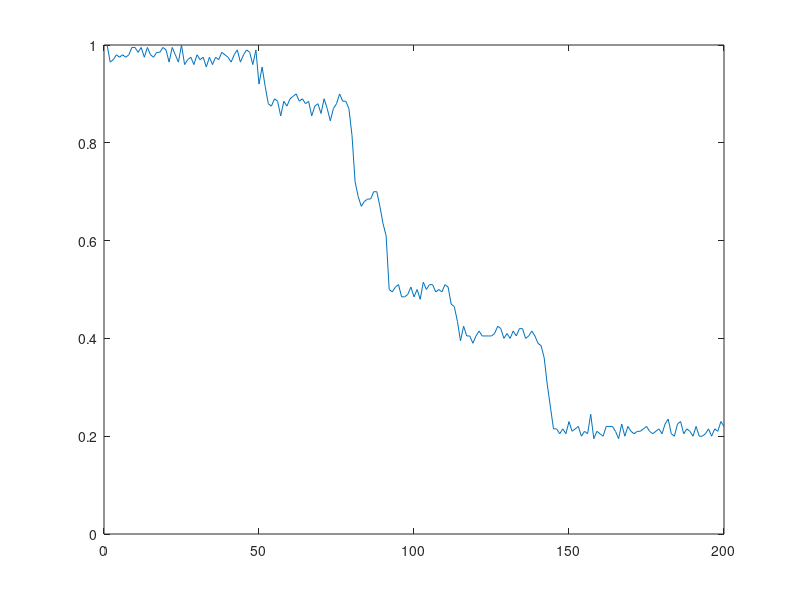

Here is the MATLAB script that generated this plot:
function a = evolution
    if (num_games ~= games_per_gene*number_of_genes)
        display('Error: Number of Games not equal to number of games encoded in genes.')
    end
    population = ones(population_size, num_games);
    t=1:generations;
    average_fitness=[];
    average_swervyness=[];
    for i=1:generations
        fitness=zeros(population_size,1);
        for j=1:population_size
            for k=1:j-1
                score=chicken(population(j,:),population(k,:));
                fitness(j)=fitness(j)+score(1);
                fitness(k)=fitness(k)+score(2);
            end
        end
        average_fitness=[average_fitness,sum(fitness)/population_size];
        average_swervyness=[average_swervyness,sum(sum(population))/(population_size*num_games)];
        ordered_fitness=sortrows([fitness,transpose(1:population_size)]);
        breeders = [];
        for j=1:breeding_size
            breeders=[breeders;population(ordered_fitness(j,2),:)];
        end
        population = next_generation(breeders);
    end
    plot(t, average_swervyness)
end

function score = chicken(player1, player2)
    score1 = 0;
    score2 = 0;
    i = 1;
    while(i <= num_games)
        if (player1(i)==swerve && player2(i)==drive)
            score1 = score1 - 1;
            score2 = score2 + 1;
        end
        if (player2(i)==swerve && player1(i)==drive)
            score2 = score2 - 1;
            score1 = score1 + 1;
        end
        if (player1(i)==drive && player2(i)==drive)
            score1 = score1 - 10;
            score2 = score2 - 10;
        end
        i = i + 1;
    end
    score=[score1,score2];
end

function population = next_generation(breeders)
   population = [];
   for i = 1:population_size
       parent1 = randi(10);
       if (parent1 == 1)
           parent2 = randi(9)+1;
       else
           parent2 = randi(parent1 - 1);
       end
       population = [population; make_child(breeders(parent1,:),breeders(parent2,:))];
   end
end

function child = make_child(parent1, parent2)
    child = [];
    for i = 1:number_of_genes
        gene_selection = randi(2);
        is_mutated = rand;
        gene=[];
        if (gene_selection == 1)
            gene=[gene, parent1(games_per_gene*(i-1)+1:games_per_gene*i)];
        else
            gene=[gene, parent2(games_per_gene*(i-1)+1:games_per_gene*i)];
        end
        if (is_mutated <= mutation_rate)
            gene = randi(2,1,games_per_gene)-1;
        end
        child=[child,gene];
    end
end

function n = num_games
    n=10;
end

function m = mutation_rate
    m=0.05;
end

function s = swerve
    s = 1;
end

function d = drive
    d = 0;
end

function p = population_size
    p = 20;
end

function b = breeding_size
    b = 10;
end

function g = games_per_gene
    g = 2;
end

function n = number_of_genes;
    n = 5
end

function g = generations
    g = 200;
end

